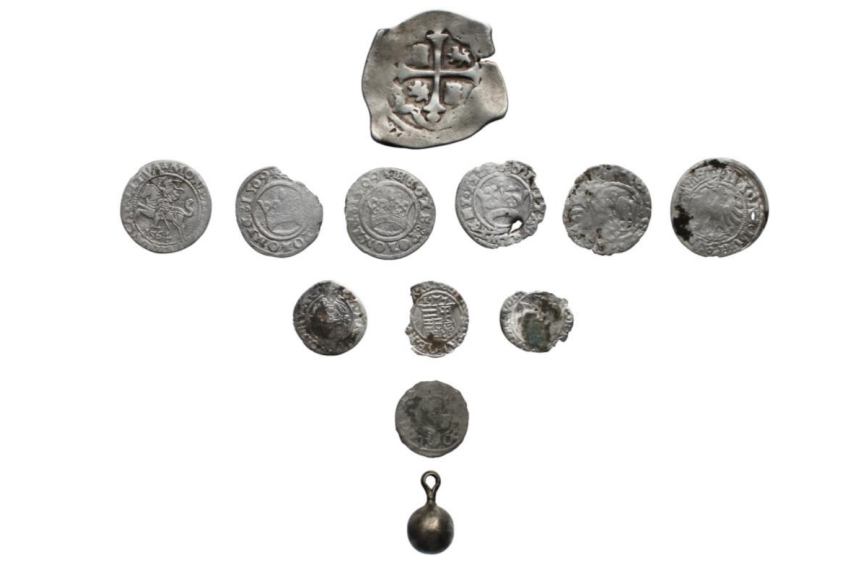
#> input picture fotografietest.png, 860 x 575 px
$ python extract_imagine.py
#> lines starting #> are read from the running program, lines starting #| are printed output that depends on the picture; after the words box and inside, x2 and y2 are one past the last pixel; in counts of white or black regions, pixels touching at a corner belong together
'''
import cv2
# read image without color
image = cv2.imread('Assets\\Greyscale test\\start.png')
"""cv2.imshow('Greyscaled',img)
cv2.waitKey(0)"""

original = image.copy()
gray = cv2.cvtColor(image,cv2.COLOR_BGR2GRAY)
#blur = cv2.GaussianBlur(gray, (5,5), 0)
thresh = cv2.threshold(gray, 240, 255, cv2.THRESH_BINARY_INV)[1]
kernel = cv2.getStructuringElement(cv2.MORPH_RECT, (9,9))
#dilate = cv2.dilate(thresh, kernel, iterations=1)

# Find contours, obtain bounding box coordinates, and extract ROI
cnts = cv2.findContours(thresh, cv2.RETR_EXTERNAL, cv2.CHAIN_APPROX_SIMPLE)
cnts = cnts[0] if len(cnts) == 2 else cnts[1]
image_number = 0
for c in cnts:
    x,y,w,h = cv2.boundingRect(c)
    cv2.rectangle(image, (x, y), (x + w, y + h), (36,255,12), 2)
    ROI = original[y:y+h, x:x+w]
    cv2.imwrite("ROI_{}.png".format(image_number), ROI)
    image_number += 1

cv2.imshow('image', image)
cv2.imshow('gray', gray)
cv2.imshow('thresh', thresh)
#cv2.imshow('dilate', dilate)
cv2.waitKey()

#cv2.imwrite('Assets\\Greyscale test\\rock_greyscaled.jpg',img)

'''

import cv2 as cv
import math
import time
import os
import numpy as np

##############################################################################################################

imgname = "fotografietest.png"
binarythresh = 240
contrastthresh = 40

##############################################################################################################


img = cv.imread(imgname, cv.IMREAD_COLOR)
#> img is the input picture: shape (575, 860, 3); mean B, G, R 234, 234.8, 235.1
rows, cols, _ = img.shape
#> rows = 575; cols = 860
grayimg = cv.cvtColor(img, cv.COLOR_BGR2GRAY)
invbinaryimg = cv.threshold(grayimg, binarythresh, 255, cv.THRESH_BINARY_INV)[1]
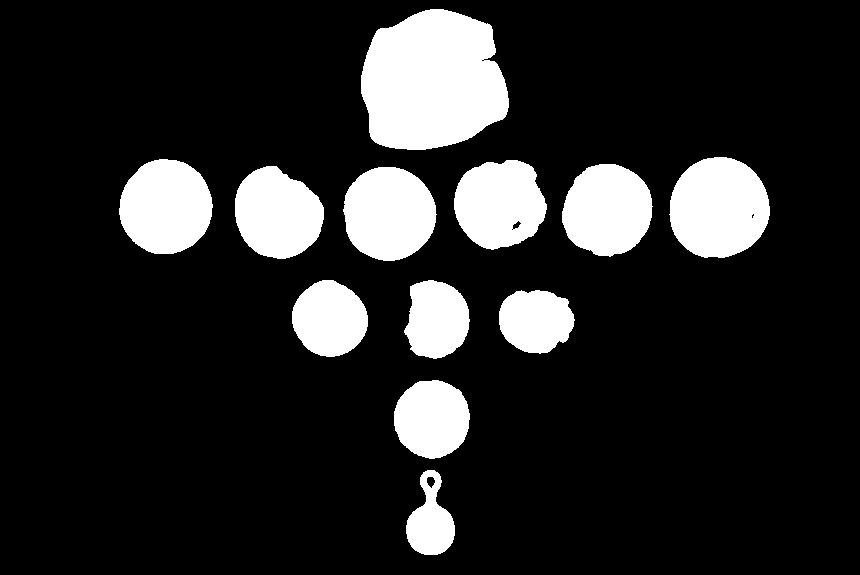
#> invbinaryimg: shape (575, 860); 15.5% white; 12 white regions

contours = cv.findContours(invbinaryimg, cv.RETR_EXTERNAL, cv.CHAIN_APPROX_NONE)[0]
#> contours = 12 contours; largest, box (x1, y1, x2, y2) and area: (361, 9, 509, 150) 16270, (669, 157, 770, 258) 7857, (119, 159, 213, 254) 6808, (343, 167, 437, 261) 6745, (562, 164, 653, 257) 6374
contoursbinaryimg = invbinaryimg.copy()
cv.drawContours(contoursbinaryimg, contours, -1, color=(255, 255, 255), thickness=cv.FILLED)
#> contoursbinaryimg: shape (575, 860); 15.5% white; 12 white regions, largest, box (x1, y1, x2, y2) and area: (361, 9, 509, 150) 16502, (669, 157, 770, 258) 8000, (119, 159, 213, 254) 6942

contrastarr = [[0 for j in range(cols)] for i in range(rows)]
'''
for i in range(rows):
    for j in range(cols):
        if (i > 0):
            contrastarr[i][j] = max(contrastarr[i][j], np.uint8(abs(int(grayimg[i][j]) - int(grayimg[i-1][j]))))
        if (i < rows-1):
            contrastarr[i][j] = max(contrastarr[i][j], np.uint8(abs(int(grayimg[i][j]) - int(grayimg[i+1][j]))))
        if (j > 0):
            contrastarr[i][j] = max(contrastarr[i][j], np.uint8(abs(int(grayimg[i][j]) - int(grayimg[i][j-1]))))
        if (j < cols-1):
            contrastarr[i][j] = max(contrastarr[i][j], np.uint8(abs(int(grayimg[i][j]) - int(grayimg[i][j+1]))))
'''
betterholesimg = invbinaryimg.copy()

for i in range(rows):
    for j in range(cols):
        if invbinaryimg[i][j] == 255 and contoursbinaryimg[i][j] == 255:
            cnt = 0
            if i > 0 and invbinaryimg[i-1][j] == 0:
                cnt += 1
            if i < rows-1 and invbinaryimg[i+1][j] == 0:
                cnt += 1
            if j > 0 and invbinaryimg[i][j-1] == 0:
                cnt += 1
            if j < cols-1 and invbinaryimg[i][j+1] == 0:
                cnt += 1
            if cnt > 0:
                betterholesimg[i][j] = 0
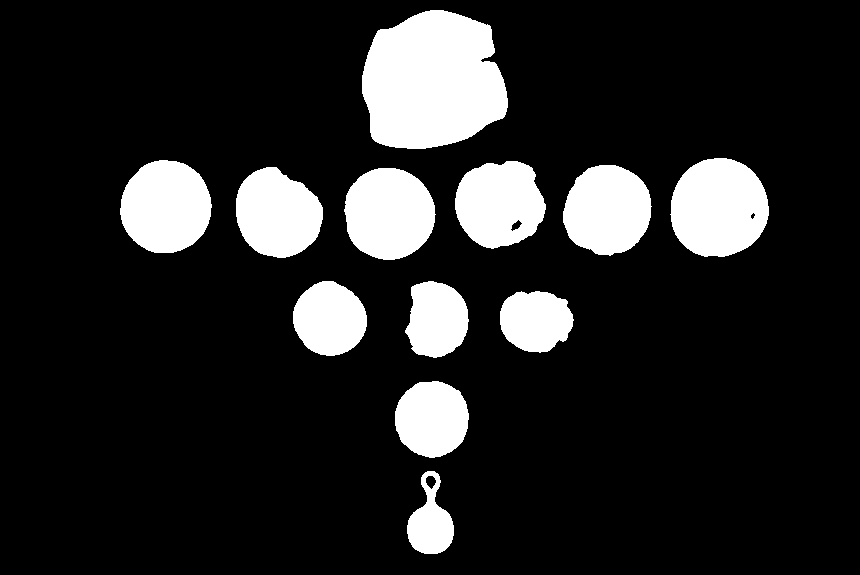
#> betterholesimg: shape (575, 860); 14.9% white; 12 white regions, largest, box (x1, y1, x2, y2) and area: (362, 10, 508, 149) 16035, (670, 158, 769, 257) 7701, (120, 160, 212, 253) 6677

cv.imshow("grayimg", grayimg)
cv.imshow("invbinaryimg", invbinaryimg)
cv.imshow("betterholesimg", betterholesimg)

cv.waitKey(0)
cv.destroyAllWindows()
